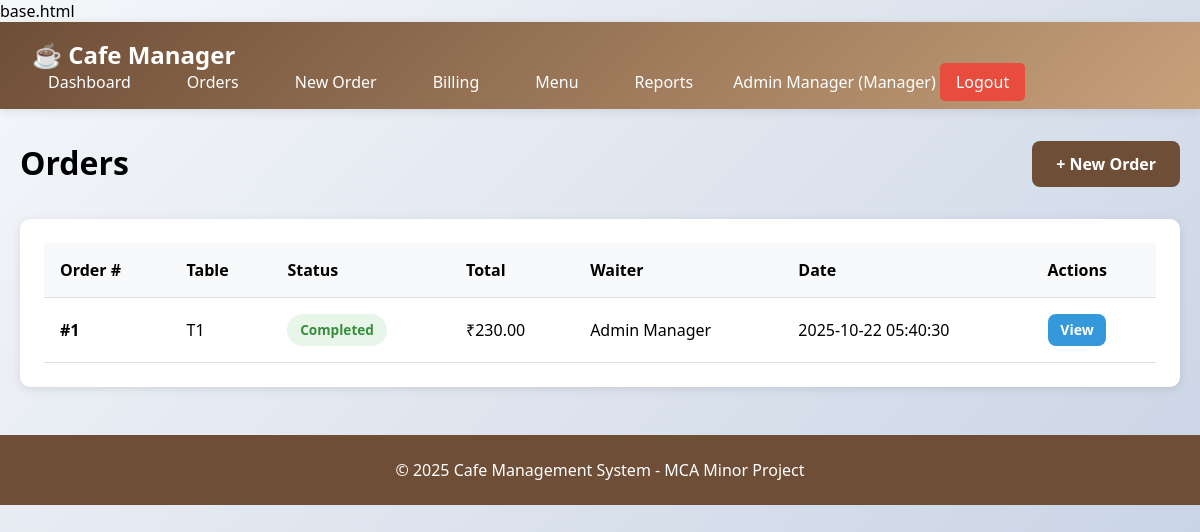
The page /orders (signed in) on the database as committed earlier.
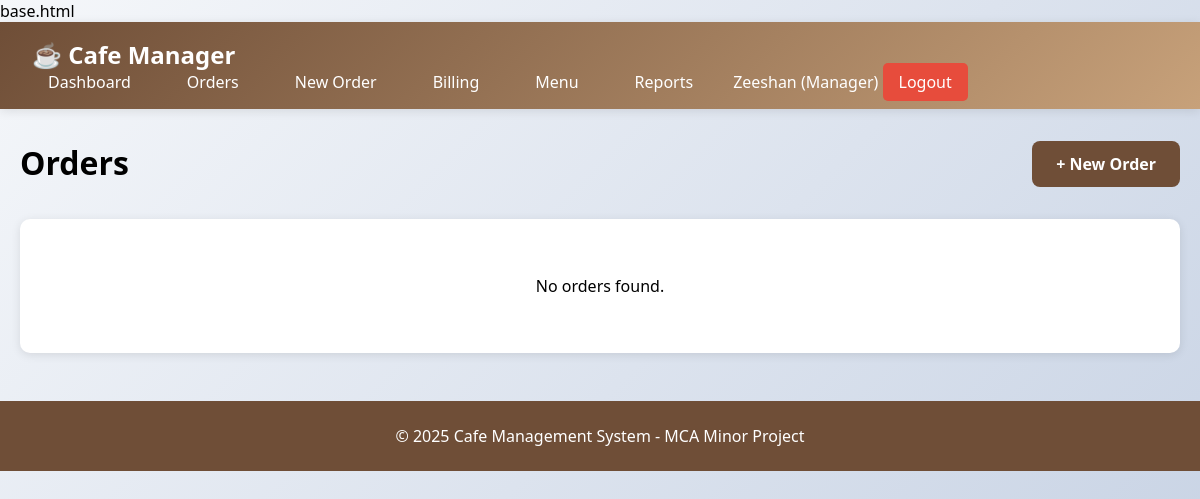
The same page on the database as committed later.
### tables this page shows
CREATE TABLE users (
    id INTEGER PRIMARY KEY AUTOINCREMENT,
    name VARCHAR(100) NOT NULL,
    email VARCHAR(100) UNIQUE NOT NULL,
    password VARCHAR(255) NOT NULL,
    role VARCHAR(20) NOT NULL CHECK(role IN ('Manager', 'Cashier', 'Waiter')),
    created_at TIMESTAMP DEFAULT CURRENT_TIMESTAMP
);

CREATE TABLE orders (
    id INTEGER PRIMARY KEY AUTOINCREMENT,
    table_no VARCHAR(10) NOT NULL,
    status VARCHAR(20) DEFAULT 'Placed' CHECK(status IN ('Placed', 'Preparing', 'Completed', 'Cancelled')),
    total_amount DECIMAL(10, 2) DEFAULT 0,
    waiter_id INTEGER NOT NULL,
    created_at TIMESTAMP DEFAULT CURRENT_TIMESTAMP,
    FOREIGN KEY (waiter_id) REFERENCES users(id)
);

### app.py (the view)
@app.route('/orders')
@login_required
def orders():
    conn = get_db_connection()
    if session['role'] == 'Waiter':
        orders_list = conn.execute('''
            SELECT o.*, u.name as waiter_name
            FROM orders o
            JOIN users u ON o.waiter_id = u.id
            WHERE o.waiter_id = ?
            ORDER BY o.created_at DESC
        ''', (session['user_id'],)).fetchall()
    else:
        orders_list = conn.execute('''
            SELECT o.*, u.name as waiter_name
            FROM orders o
            JOIN users u ON o.waiter_id = u.id
            ORDER BY o.created_at DESC
        ''').fetchall()
    conn.close()
    return render_template('orders.html', orders=orders_list)

### app.py (called while the page is built)
def get_db_connection():
    conn = sqlite3.connect(DATABASE)
    conn.row_factory = sqlite3.Row
    return conn

def login_required(f):
    @wraps(f)
    def decorated_function(*args, **kwargs):
        if 'user_id' not in session:
            flash('Please login first!', 'error')
            return redirect(url_for('login'))
        return f(*args, **kwargs)
    return decorated_function

### templates/orders.html (shortened to what this page needs)
{% extends "base.html" %}
{% block content %}
<div style="display: flex; justify-content: space-between; margin-bottom: 2rem;">
    <h1>Orders</h1>
    {% if session.role in ['Waiter', 'Manager'] %}
    <a href="{{ url_for('create_order') }}" class="btn btn-primary">+ New Order</a>
    {% endif %}
</div>
<div class="card">
    {% if orders %}
    <table class="table">
        <thead>
            <tr>
                <th>Order #</th>
                <th>Table</th>
                <th>Status</th>
                <th>Total</th>
                <th>Waiter</th>
                <th>Date</th>
                <th>Actions</th>
            </tr>
        </thead>
        <tbody>
            {% for order in orders %}
            <tr>
                <td><strong>#{{ order.id }}</strong></td>
                <td>{{ order.table_no }}</td>
                <td><span class="badge badge-{{ order.status.lower() }}">{{ order.status }}</span></td>
                <td>₹{{ "%.2f"|format(order.total_amount) }}</td>
                <td>{{ order.waiter_name }}</td>
                <td>{{ order.created_at }}</td>
                <td>
                    <a href="{{ url_for('view_order', order_id=order.id) }}" class="btn btn-sm btn-info">View</a>
                </td>
            </tr>
            {% endfor %}
        </tbody>
    </table>
    {% else %}
    <p style="text-align: center; padding: 2rem;">No orders found.</p>
    {% endif %}
</div>
{% endblock %}

### templates/base.html (shortened to what this page needs)
<!DOCTYPE html>
<html lang="en">
<head>
</head>
<body>
    {% if session.user_id %}
    <nav class="navbar">
        <div class="nav-container">
            <a href="{{ url_for('dashboard') }}" class="nav-brand">☕ Cafe Manager</a>
            <ul class="nav-menu">
                <li><a href="{{ url_for('dashboard') }}">Dashboard</a></li>
                {% if session.role in ['Waiter', 'Manager'] %}
                <li><a href="{{ url_for('orders') }}">Orders</a></li>
                <li><a href="{{ url_for('create_order') }}">New Order</a></li>
                {% endif %}
                {% if session.role in ['Cashier', 'Manager'] %}
                <li><a href="{{ url_for('billing') }}">Billing</a></li>
                {% endif %}
                <li><a href="{{ url_for('menu') }}">Menu</a></li>
                {% if session.role == 'Manager' %}
                <li><a href="{{ url_for('reports') }}">Reports</a></li>
                {% endif %}
                <li>
                    <span style="color: white;">{{ session.user_name }} ({{ session.role }})</span>
                    <a href="{{ url_for('logout') }}" class="btn-logout">Logout</a>
                </li>
            </ul>
        </div>
    </nav>
    {% endif %}
    <main class="container">
        {% block content %}{% endblock %}
    </main>
    <footer class="footer">
        <p>&copy; 2025 Cafe Management System - MCA Minor Project</p>
    </footer>
</body>
</html>

Rows that differ between the two databases and show on the page:
no longer on this page (row edited): users: user_name "Admin Manager", role "Manager"
removed orders: id "1", table_no "T1", status "Completed", total_amount "230.00", waiter_name "Admin Manager", created_at "2025-10-22 05:40:30"
Other text that changed with them:
{{ session.user_name }}: (not shown) → "Zeeshan"
{{ session.role }}: (not shown) → "Manager"
text no longer shown: "Order # Table Status Total Waiter Date Actions"
text now shown: "No orders found."
